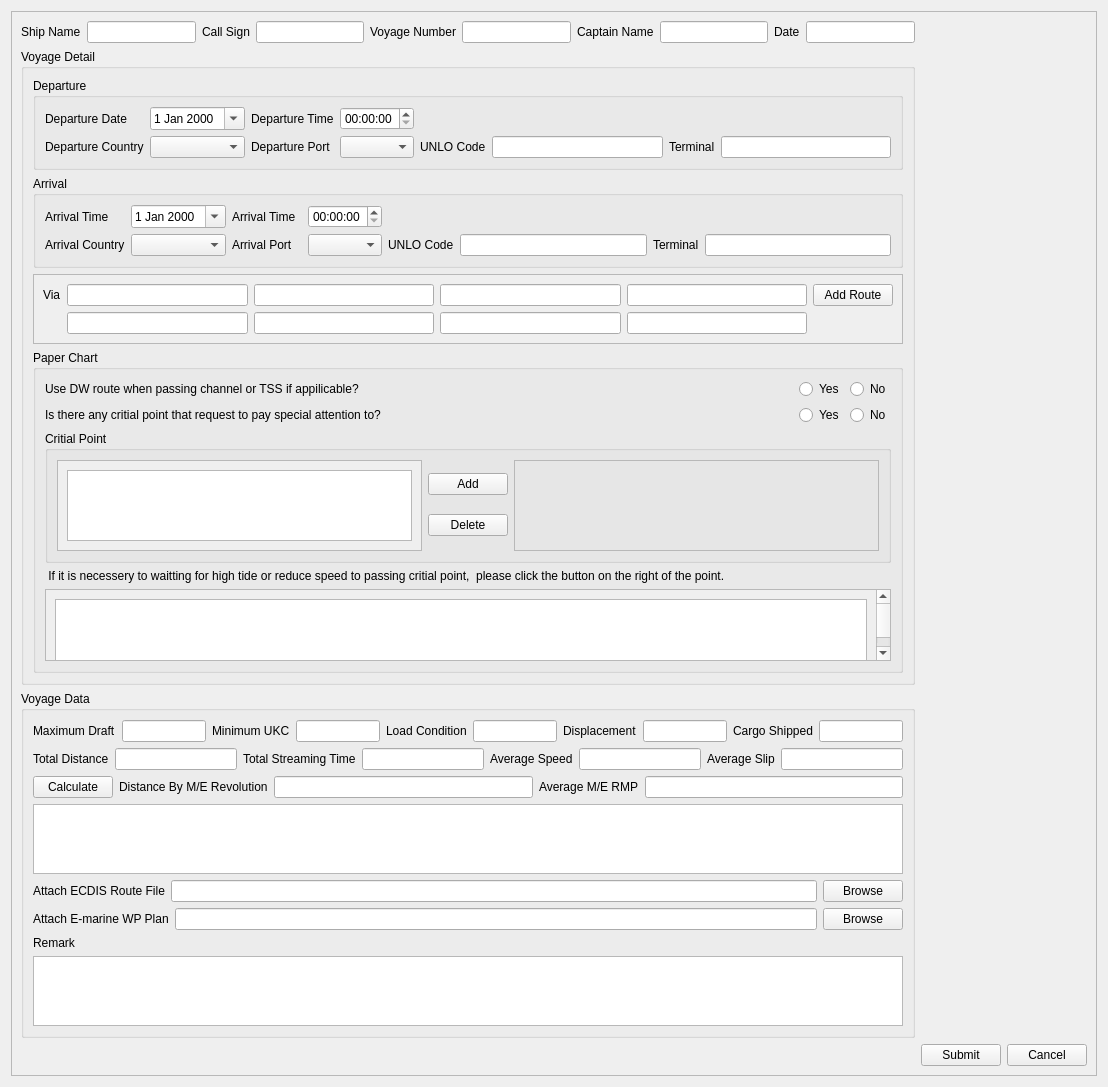
<?xml version="1.0" encoding="UTF-8"?>
<ui version="4.0">
 <class>Form</class>
 <widget class="QWidget" name="Form">
  <property name="geometry">
   <rect>
    <x>0</x>
    <y>0</y>
    <width>1108</width>
    <height>1087</height>
   </rect>
  </property>
  <property name="windowTitle">
   <string>Form</string>
  </property>
  <layout class="QGridLayout" name="gridLayout_4">
   <item row="0" column="1">
    <widget class="QScrollArea" name="scrollArea">
     <property name="widgetResizable">
      <bool>true</bool>
     </property>
     <widget class="QWidget" name="scrollAreaWidgetContents">
      <property name="geometry">
       <rect>
        <x>0</x>
        <y>0</y>
        <width>1088</width>
        <height>1067</height>
       </rect>
      </property>
      <layout class="QGridLayout" name="gridLayout_11">
       <item row="0" column="0">
        <layout class="QHBoxLayout" name="horizontalLayout">
         <item>
          <widget class="QLabel" name="label">
           <property name="text">
            <string>Ship Name</string>
           </property>
          </widget>
         </item>
         <item>
          <widget class="QLineEdit" name="ship_name_edit"/>
         </item>
         <item>
          <widget class="QLabel" name="label_2">
           <property name="text">
            <string>Call Sign</string>
           </property>
          </widget>
         </item>
         <item>
          <widget class="QLineEdit" name="call_sign_edit"/>
         </item>
         <item>
          <widget class="QLabel" name="label_3">
           <property name="text">
            <string>Voyage Number</string>
           </property>
          </widget>
         </item>
         <item>
          <widget class="QLineEdit" name="voyage_number_edit"/>
         </item>
         <item>
          <widget class="QLabel" name="label_4">
           <property name="text">
            <string>Captain Name</string>
           </property>
          </widget>
         </item>
         <item>
          <widget class="QLineEdit" name="captain_name_edit"/>
         </item>
         <item>
          <widget class="QLabel" name="label_5">
           <property name="text">
            <string>Date</string>
           </property>
          </widget>
         </item>
         <item>
          <widget class="QLineEdit" name="date_edit"/>
         </item>
        </layout>
       </item>
       <item row="1" column="0">
        <widget class="QGroupBox" name="voyageDetailGroupBox">
         <property name="title">
          <string>Voyage Detail</string>
         </property>
         <layout class="QGridLayout" name="gridLayout_10">
          <item row="0" column="0">
           <widget class="QGroupBox" name="groupBox">
            <property name="title">
             <string>Departure</string>
            </property>
            <layout class="QGridLayout" name="gridLayout">
             <item row="0" column="1">
              <widget class="QDateEdit" name="depart_date_edit">
               <property name="calendarPopup">
                <bool>true</bool>
               </property>
              </widget>
             </item>
             <item row="1" column="2">
              <widget class="QLabel" name="label_11">
               <property name="text">
                <string>Departure Port</string>
               </property>
              </widget>
             </item>
             <item row="1" column="5">
              <widget class="QLineEdit" name="depature_unlo_code"/>
             </item>
             <item row="1" column="7">
              <widget class="QLineEdit" name="departure_terminal"/>
             </item>
             <item row="0" column="0">
              <widget class="QLabel" name="label_6">
               <property name="sizePolicy">
                <sizepolicy hsizetype="Preferred" vsizetype="Preferred">
                 <horstretch>0</horstretch>
                 <verstretch>0</verstretch>
                </sizepolicy>
               </property>
               <property name="text">
                <string>Departure Date</string>
               </property>
              </widget>
             </item>
             <item row="1" column="3">
              <widget class="QComboBox" name="comboBox_2"/>
             </item>
             <item row="1" column="1">
              <widget class="QComboBox" name="comboBox"/>
             </item>
             <item row="1" column="0">
              <widget class="QLabel" name="label_10">
               <property name="sizePolicy">
                <sizepolicy hsizetype="Preferred" vsizetype="Preferred">
                 <horstretch>0</horstretch>
                 <verstretch>0</verstretch>
                </sizepolicy>
               </property>
               <property name="text">
                <string>Departure Country</string>
               </property>
              </widget>
             </item>
             <item row="1" column="6">
              <widget class="QLabel" name="label_13">
               <property name="text">
                <string>Terminal</string>
               </property>
              </widget>
             </item>
             <item row="0" column="2">
              <widget class="QLabel" name="label_7">
               <property name="text">
                <string>Departure Time</string>
               </property>
              </widget>
             </item>
             <item row="1" column="4">
              <widget class="QLabel" name="label_12">
               <property name="text">
                <string>UNLO Code</string>
               </property>
              </widget>
             </item>
             <item row="0" column="3">
              <widget class="QTimeEdit" name="departure_time_edit">
               <property name="calendarPopup">
                <bool>true</bool>
               </property>
              </widget>
             </item>
            </layout>
           </widget>
          </item>
          <item row="1" column="0">
           <widget class="QGroupBox" name="groupBox_2">
            <property name="title">
             <string>Arrival</string>
            </property>
            <layout class="QGridLayout" name="gridLayout_2">
             <item row="1" column="2">
              <widget class="QLabel" name="label_15">
               <property name="text">
                <string>Arrival Port</string>
               </property>
              </widget>
             </item>
             <item row="1" column="5">
              <widget class="QLineEdit" name="arrival_unlo_code"/>
             </item>
             <item row="1" column="7">
              <widget class="QLineEdit" name="arrival_terminal"/>
             </item>
             <item row="1" column="1">
              <widget class="QComboBox" name="arrival_country_combo"/>
             </item>
             <item row="1" column="3">
              <widget class="QComboBox" name="arrival_port_combo"/>
             </item>
             <item row="1" column="0">
              <widget class="QLabel" name="label_14">
               <property name="text">
                <string>Arrival Country</string>
               </property>
              </widget>
             </item>
             <item row="1" column="4">
              <widget class="QLabel" name="label_16">
               <property name="text">
                <string>UNLO Code</string>
               </property>
              </widget>
             </item>
             <item row="1" column="6">
              <widget class="QLabel" name="label_17">
               <property name="text">
                <string>Terminal</string>
               </property>
              </widget>
             </item>
             <item row="0" column="0">
              <widget class="QLabel" name="label_8">
               <property name="text">
                <string>Arrival Time     </string>
               </property>
              </widget>
             </item>
             <item row="0" column="2">
              <widget class="QLabel" name="label_9">
               <property name="text">
                <string>Arrival Time  </string>
               </property>
              </widget>
             </item>
             <item row="0" column="1">
              <widget class="QDateEdit" name="arrival_date_edit">
               <property name="calendarPopup">
                <bool>true</bool>
               </property>
              </widget>
             </item>
             <item row="0" column="3">
              <widget class="QTimeEdit" name="arrival_time_edit">
               <property name="calendarPopup">
                <bool>true</bool>
               </property>
              </widget>
             </item>
            </layout>
           </widget>
          </item>
          <item row="2" column="0">
           <widget class="QScrollArea" name="scrollArea_2">
            <property name="verticalScrollBarPolicy">
             <enum>Qt::ScrollBarAsNeeded</enum>
            </property>
            <property name="widgetResizable">
             <bool>true</bool>
            </property>
            <widget class="QWidget" name="scrollAreaWidgetContents_2">
             <property name="geometry">
              <rect>
               <x>0</x>
               <y>0</y>
               <width>884</width>
               <height>69</height>
              </rect>
             </property>
             <layout class="QGridLayout" name="gridLayout_3">
              <item row="0" column="0">
               <widget class="QLabel" name="label_18">
                <property name="text">
                 <string>Via</string>
                </property>
               </widget>
              </item>
              <item row="0" column="1">
               <widget class="QLineEdit" name="lineEdit_14"/>
              </item>
              <item row="0" column="2">
               <widget class="QLineEdit" name="lineEdit_15"/>
              </item>
              <item row="0" column="3">
               <widget class="QLineEdit" name="lineEdit_16"/>
              </item>
              <item row="0" column="4">
               <widget class="QLineEdit" name="lineEdit_17"/>
              </item>
              <item row="0" column="5">
               <widget class="QPushButton" name="add_route_btn">
                <property name="text">
                 <string>Add Route</string>
                </property>
               </widget>
              </item>
              <item row="1" column="1">
               <widget class="QLineEdit" name="lineEdit_18"/>
              </item>
              <item row="1" column="2">
               <widget class="QLineEdit" name="lineEdit_19"/>
              </item>
              <item row="1" column="3">
               <widget class="QLineEdit" name="lineEdit_20"/>
              </item>
              <item row="1" column="4">
               <widget class="QLineEdit" name="lineEdit_21"/>
              </item>
             </layout>
            </widget>
           </widget>
          </item>
          <item row="3" column="0">
           <widget class="QGroupBox" name="groupBox_3">
            <property name="title">
             <string>Paper Chart</string>
            </property>
            <layout class="QGridLayout" name="gridLayout_9">
             <item row="0" column="0">
              <layout class="QHBoxLayout" name="horizontalLayout_8">
               <item>
                <widget class="QLabel" name="label_19">
                 <property name="sizePolicy">
                  <sizepolicy hsizetype="Expanding" vsizetype="Preferred">
                   <horstretch>0</horstretch>
                   <verstretch>0</verstretch>
                  </sizepolicy>
                 </property>
                 <property name="text">
                  <string>Use DW route when passing channel or TSS if appilicable?</string>
                 </property>
                </widget>
               </item>
               <item>
                <widget class="QRadioButton" name="use_dw_route_yes_radio">
                 <property name="sizePolicy">
                  <sizepolicy hsizetype="Preferred" vsizetype="Fixed">
                   <horstretch>0</horstretch>
                   <verstretch>0</verstretch>
                  </sizepolicy>
                 </property>
                 <property name="text">
                  <string>Yes</string>
                 </property>
                </widget>
               </item>
               <item>
                <widget class="QRadioButton" name="use_dw_route_no_radio">
                 <property name="sizePolicy">
                  <sizepolicy hsizetype="Preferred" vsizetype="Fixed">
                   <horstretch>0</horstretch>
                   <verstretch>0</verstretch>
                  </sizepolicy>
                 </property>
                 <property name="text">
                  <string>No</string>
                 </property>
                </widget>
               </item>
              </layout>
             </item>
             <item row="1" column="0">
              <layout class="QHBoxLayout" name="horizontalLayout_9">
               <item>
                <widget class="QLabel" name="label_20">
                 <property name="sizePolicy">
                  <sizepolicy hsizetype="Expanding" vsizetype="Preferred">
                   <horstretch>0</horstretch>
                   <verstretch>0</verstretch>
                  </sizepolicy>
                 </property>
                 <property name="text">
                  <string>Is there any critial point that request to pay special attention to?</string>
                 </property>
                </widget>
               </item>
               <item>
                <widget class="QRadioButton" name="critial_yes_radio">
                 <property name="sizePolicy">
                  <sizepolicy hsizetype="Preferred" vsizetype="Fixed">
                   <horstretch>0</horstretch>
                   <verstretch>0</verstretch>
                  </sizepolicy>
                 </property>
                 <property name="text">
                  <string>Yes</string>
                 </property>
                </widget>
               </item>
               <item>
                <widget class="QRadioButton" name="critial_no_radio">
                 <property name="sizePolicy">
                  <sizepolicy hsizetype="Preferred" vsizetype="Fixed">
                   <horstretch>0</horstretch>
                   <verstretch>0</verstretch>
                  </sizepolicy>
                 </property>
                 <property name="text">
                  <string>No</string>
                 </property>
                </widget>
               </item>
              </layout>
             </item>
             <item row="2" column="0">
              <widget class="QGroupBox" name="groupBox_4">
               <property name="title">
                <string>Critial Point</string>
               </property>
               <layout class="QGridLayout" name="gridLayout_6">
                <item row="0" column="0">
                 <widget class="QScrollArea" name="scrollArea_3">
                  <property name="minimumSize">
                   <size>
                    <width>0</width>
                    <height>91</height>
                   </size>
                  </property>
                  <property name="widgetResizable">
                   <bool>true</bool>
                  </property>
                  <widget class="QWidget" name="scrollAreaWidgetContents_3">
                   <property name="geometry">
                    <rect>
                     <x>0</x>
                     <y>0</y>
                     <width>377</width>
                     <height>99</height>
                    </rect>
                   </property>
                   <layout class="QGridLayout" name="gridLayout_8">
                    <item row="0" column="0">
                     <widget class="QTableWidget" name="critial_point_table_widget"/>
                    </item>
                   </layout>
                  </widget>
                 </widget>
                </item>
                <item row="0" column="1">
                 <layout class="QVBoxLayout" name="verticalLayout">
                  <item>
                   <widget class="QPushButton" name="critial_point_add_btn">
                    <property name="text">
                     <string>Add</string>
                    </property>
                   </widget>
                  </item>
                  <item>
                   <widget class="QPushButton" name="critial_point_delete_btn">
                    <property name="text">
                     <string>Delete</string>
                    </property>
                   </widget>
                  </item>
                 </layout>
                </item>
                <item row="0" column="2">
                 <widget class="QFrame" name="frame">
                  <property name="sizePolicy">
                   <sizepolicy hsizetype="MinimumExpanding" vsizetype="Preferred">
                    <horstretch>0</horstretch>
                    <verstretch>0</verstretch>
                   </sizepolicy>
                  </property>
                  <property name="frameShape">
                   <enum>QFrame::StyledPanel</enum>
                  </property>
                  <property name="frameShadow">
                   <enum>QFrame::Raised</enum>
                  </property>
                 </widget>
                </item>
               </layout>
              </widget>
             </item>
             <item row="3" column="0">
              <widget class="QLabel" name="label_22">
               <property name="text">
                <string> If it is necessery to waitting for high tide or reduce speed to passing critial point,  please click the button on the right of the point.</string>
               </property>
              </widget>
             </item>
             <item row="4" column="0">
              <widget class="QScrollArea" name="scrollArea_4">
               <property name="widgetResizable">
                <bool>true</bool>
               </property>
               <widget class="QWidget" name="scrollAreaWidgetContents_4">
                <property name="geometry">
                 <rect>
                  <x>0</x>
                  <y>0</y>
                  <width>864</width>
                  <height>100</height>
                 </rect>
                </property>
                <layout class="QGridLayout" name="gridLayout_7">
                 <item row="0" column="0">
                  <widget class="QTableWidget" name="point_table_widget"/>
                 </item>
                </layout>
               </widget>
              </widget>
             </item>
            </layout>
           </widget>
          </item>
         </layout>
        </widget>
       </item>
       <item row="2" column="0">
        <widget class="QGroupBox" name="voyageDataGroupBox">
         <property name="title">
          <string>Voyage Data</string>
         </property>
         <layout class="QGridLayout" name="gridLayout_5">
          <item row="0" column="0">
           <layout class="QHBoxLayout" name="horizontalLayout_2">
            <item>
             <widget class="QLabel" name="label_28">
              <property name="text">
               <string>Maximum Draft</string>
              </property>
             </widget>
            </item>
            <item>
             <widget class="QLineEdit" name="maximum_draft_edit"/>
            </item>
            <item>
             <widget class="QLabel" name="label_29">
              <property name="text">
               <string>Minimum UKC</string>
              </property>
             </widget>
            </item>
            <item>
             <widget class="QLineEdit" name="minimum_ukc_edit"/>
            </item>
            <item>
             <widget class="QLabel" name="label_30">
              <property name="text">
               <string>Load Condition</string>
              </property>
             </widget>
            </item>
            <item>
             <widget class="QLineEdit" name="load_condition_edit"/>
            </item>
            <item>
             <widget class="QLabel" name="label_31">
              <property name="text">
               <string>Displacement</string>
              </property>
             </widget>
            </item>
            <item>
             <widget class="QLineEdit" name="displacement_edit"/>
            </item>
            <item>
             <widget class="QLabel" name="label_27">
              <property name="text">
               <string>Cargo Shipped</string>
              </property>
             </widget>
            </item>
            <item>
             <widget class="QLineEdit" name="cargo_shipped"/>
            </item>
           </layout>
          </item>
          <item row="1" column="0">
           <layout class="QHBoxLayout" name="horizontalLayout_3">
            <item>
             <widget class="QLabel" name="label_24">
              <property name="text">
               <string>Total Distance</string>
              </property>
             </widget>
            </item>
            <item>
             <widget class="QLineEdit" name="total_distance_edit"/>
            </item>
            <item>
             <widget class="QLabel" name="label_25">
              <property name="text">
               <string>Total Streaming Time</string>
              </property>
             </widget>
            </item>
            <item>
             <widget class="QLineEdit" name="total_streaming_time_edit"/>
            </item>
            <item>
             <widget class="QLabel" name="label_26">
              <property name="text">
               <string>Average Speed</string>
              </property>
             </widget>
            </item>
            <item>
             <widget class="QLineEdit" name="average_speed_edit"/>
            </item>
            <item>
             <widget class="QLabel" name="label_32">
              <property name="text">
               <string>Average Slip</string>
              </property>
             </widget>
            </item>
            <item>
             <widget class="QLineEdit" name="average_slip_edit"/>
            </item>
           </layout>
          </item>
          <item row="2" column="0">
           <layout class="QHBoxLayout" name="horizontalLayout_4">
            <item>
             <widget class="QPushButton" name="calculate_btn">
              <property name="sizePolicy">
               <sizepolicy hsizetype="Maximum" vsizetype="Fixed">
                <horstretch>0</horstretch>
                <verstretch>0</verstretch>
               </sizepolicy>
              </property>
              <property name="text">
               <string>Calculate</string>
              </property>
             </widget>
            </item>
            <item>
             <widget class="QLabel" name="label_33">
              <property name="sizePolicy">
               <sizepolicy hsizetype="Fixed" vsizetype="Preferred">
                <horstretch>0</horstretch>
                <verstretch>0</verstretch>
               </sizepolicy>
              </property>
              <property name="text">
               <string>Distance By M/E Revolution</string>
              </property>
             </widget>
            </item>
            <item>
             <widget class="QLineEdit" name="distance_me_revolution_edit">
              <property name="sizePolicy">
               <sizepolicy hsizetype="Preferred" vsizetype="Fixed">
                <horstretch>0</horstretch>
                <verstretch>0</verstretch>
               </sizepolicy>
              </property>
             </widget>
            </item>
            <item>
             <widget class="QLabel" name="label_34">
              <property name="sizePolicy">
               <sizepolicy hsizetype="Maximum" vsizetype="Preferred">
                <horstretch>0</horstretch>
                <verstretch>0</verstretch>
               </sizepolicy>
              </property>
              <property name="text">
               <string>Average M/E RMP</string>
              </property>
             </widget>
            </item>
            <item>
             <widget class="QLineEdit" name="average_me_rmp_edit">
              <property name="sizePolicy">
               <sizepolicy hsizetype="Preferred" vsizetype="Fixed">
                <horstretch>0</horstretch>
                <verstretch>0</verstretch>
               </sizepolicy>
              </property>
             </widget>
            </item>
           </layout>
          </item>
          <item row="3" column="0">
           <widget class="QTableWidget" name="tableWidget_2"/>
          </item>
          <item row="4" column="0">
           <layout class="QHBoxLayout" name="horizontalLayout_5">
            <item>
             <widget class="QLabel" name="label_35">
              <property name="text">
               <string>Attach ECDIS Route File</string>
              </property>
             </widget>
            </item>
            <item>
             <widget class="QLineEdit" name="attach_ecdis_route_file_edit"/>
            </item>
            <item>
             <widget class="QPushButton" name="attach_ecdis_browse_btn">
              <property name="text">
               <string>Browse</string>
              </property>
             </widget>
            </item>
           </layout>
          </item>
          <item row="5" column="0">
           <layout class="QHBoxLayout" name="horizontalLayout_6">
            <item>
             <widget class="QLabel" name="label_36">
              <property name="text">
               <string>Attach E-marine WP Plan</string>
              </property>
             </widget>
            </item>
            <item>
             <widget class="QLineEdit" name="attach_wp_plan_edit"/>
            </item>
            <item>
             <widget class="QPushButton" name="attach_wp_plan_browse_btn">
              <property name="text">
               <string>Browse</string>
              </property>
             </widget>
            </item>
           </layout>
          </item>
          <item row="6" column="0">
           <widget class="QLabel" name="label_21">
            <property name="text">
             <string>Remark</string>
            </property>
           </widget>
          </item>
          <item row="7" column="0">
           <widget class="QPlainTextEdit" name="remark_edit"/>
          </item>
         </layout>
        </widget>
       </item>
       <item row="3" column="1">
        <layout class="QHBoxLayout" name="horizontalLayout_7">
         <item>
          <widget class="QPushButton" name="submit_btn">
           <property name="text">
            <string>Submit</string>
           </property>
           <property name="flat">
            <bool>false</bool>
           </property>
          </widget>
         </item>
         <item>
          <widget class="QPushButton" name="cancel_btn">
           <property name="text">
            <string>Cancel</string>
           </property>
          </widget>
         </item>
        </layout>
       </item>
      </layout>
     </widget>
    </widget>
   </item>
  </layout>
 </widget>
 <resources/>
 <connections/>
</ui>
